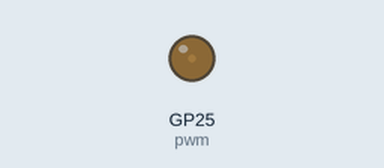
The program below on a simulated Raspberry Pi Pico running MicroPython. On the bench: output pins drawn as LEDs (lit = HIGH). What the program prints to the serial console is not drawn.

Above: at 0.05 s.
At 0.6 s:
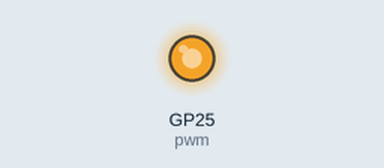
At 0.9 s:
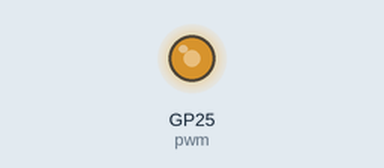
At 1.15 s:
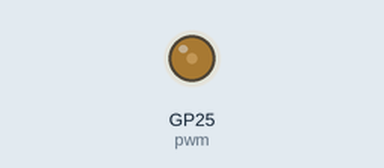
Timing chart, 0 to 3.0 s (numbered marks = the images above):
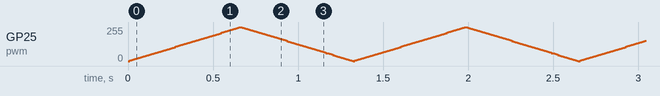

The program:

led_fade.py
```python
from machine import Pin, PWM
import time

# Pin GP25 (Onboard LED)
pwm = PWM(Pin(25))
pwm.freq(1000)

print("Pico LED Breathing...")
while True:
    for duty in range(0, 65535, 1000):
        pwm.duty_u16(duty)
        time.sleep(0.01)
    for duty in range(65535, 0, -1000):
        pwm.duty_u16(duty)
        time.sleep(0.01)
```
